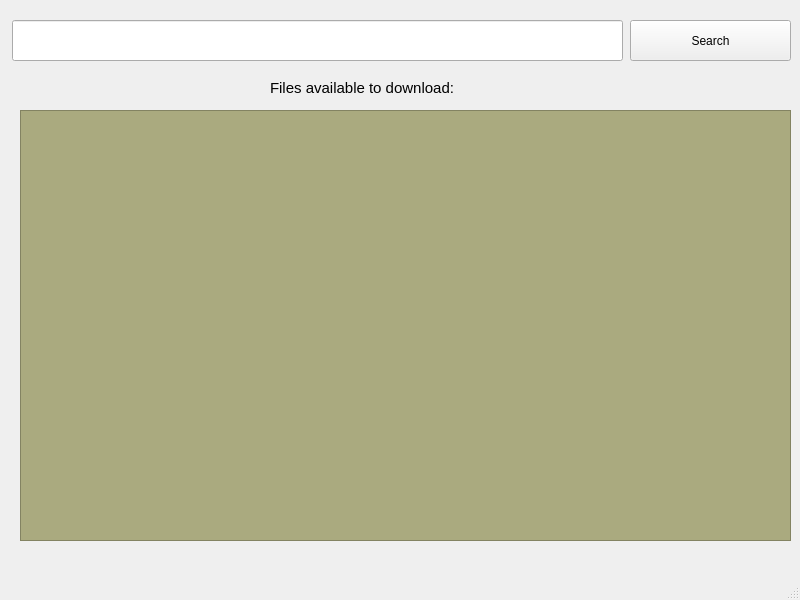
<?xml version="1.0" encoding="UTF-8"?>
<ui version="4.0">
 <class>MainWindow</class>
 <widget class="QMainWindow" name="MainWindow">
  <property name="geometry">
   <rect>
    <x>0</x>
    <y>0</y>
    <width>800</width>
    <height>600</height>
   </rect>
  </property>
  <property name="windowTitle">
   <string>P2P FileShare</string>
  </property>
  <widget class="QWidget" name="centralwidget">
   <widget class="QPushButton" name="btn_Search">
    <property name="geometry">
     <rect>
      <x>630</x>
      <y>20</y>
      <width>161</width>
      <height>41</height>
     </rect>
    </property>
    <property name="toolTip">
     <string>Search</string>
    </property>
    <property name="text">
     <string>Search</string>
    </property>
   </widget>
   <widget class="QLineEdit" name="tb_Search">
    <property name="geometry">
     <rect>
      <x>12</x>
      <y>20</y>
      <width>611</width>
      <height>41</height>
     </rect>
    </property>
    <property name="toolTip">
     <string>Search for files on the network</string>
    </property>
   </widget>
   <widget class="QListWidget" name="listView_files">
    <property name="geometry">
     <rect>
      <x>20</x>
      <y>110</y>
      <width>771</width>
      <height>431</height>
     </rect>
    </property>
    <property name="sizePolicy">
     <sizepolicy hsizetype="Fixed" vsizetype="Fixed">
      <horstretch>0</horstretch>
      <verstretch>0</verstretch>
     </sizepolicy>
    </property>
    <property name="minimumSize">
     <size>
      <width>771</width>
      <height>0</height>
     </size>
    </property>
    <property name="styleSheet">
     <string notr="true">background-color: rgb(170, 170, 127);
selection-color: rgb(170, 170, 0);</string>
    </property>
   </widget>
   <widget class="QLabel" name="label">
    <property name="geometry">
     <rect>
      <x>270</x>
      <y>80</y>
      <width>261</width>
      <height>16</height>
     </rect>
    </property>
    <property name="font">
     <font>
      <family>Arial</family>
      <pointsize>11</pointsize>
     </font>
    </property>
    <property name="text">
     <string>Files available to download:</string>
    </property>
   </widget>
  </widget>
  <widget class="QMenuBar" name="menubar">
   <property name="geometry">
    <rect>
     <x>0</x>
     <y>0</y>
     <width>800</width>
     <height>26</height>
    </rect>
   </property>
  </widget>
  <widget class="QStatusBar" name="statusbar"/>
 </widget>
 <resources/>
 <connections/>
</ui>
